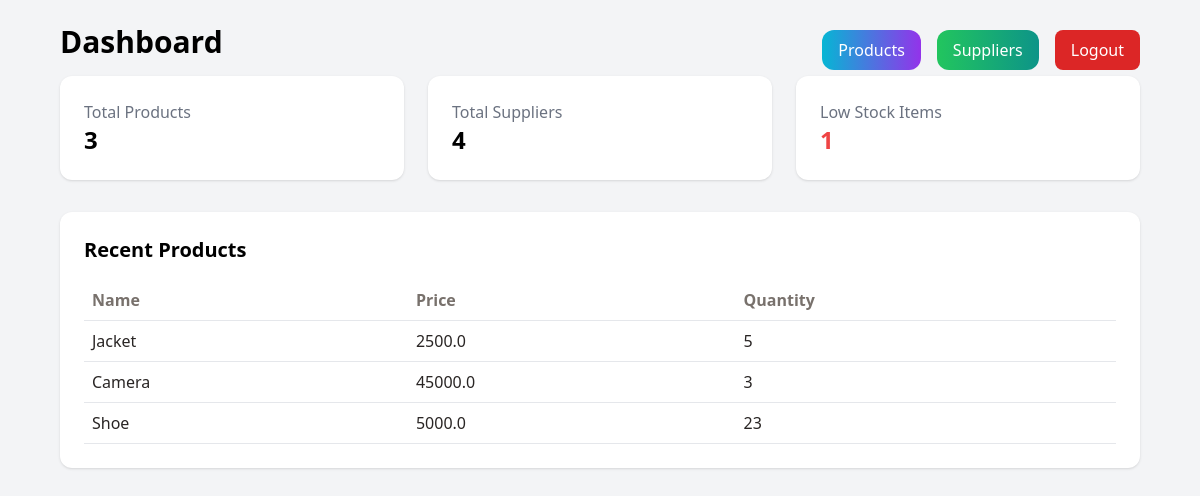
Page /dashboard/ (signed in) on the earlier database version.
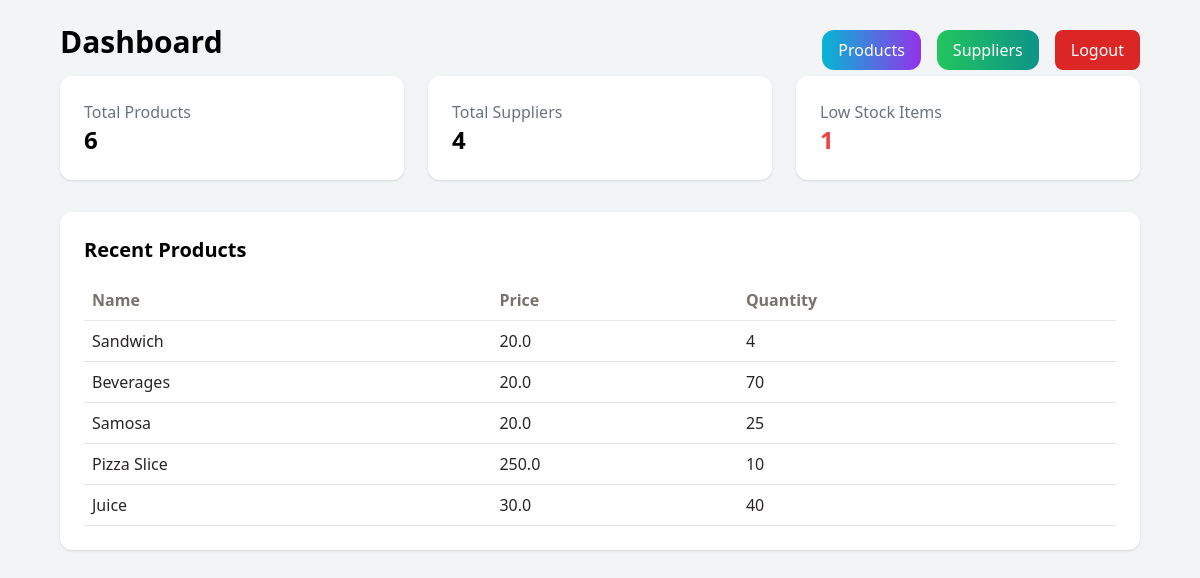
Same page on the later database version.
### accounts/models.py (models this page shows, shortened)
class Product(models.Model):
    name = models.CharField(max_length=100)
    price = models.FloatField()
    quantity = models.IntegerField()
    image = models.ImageField(upload_to='products/', blank=True, null=True)
    supplier = models.ForeignKey(Supplier, on_delete=models.CASCADE, null=True, blank=True)
    created_at = models.DateTimeField(auto_now_add=True)

### accounts/views.py (the view)
# urls.py: path('dashboard/', views.dashboard, name='dashboard'),
@login_required
def dashboard(request):
    total_products = Product.objects.count()
    total_suppliers = Supplier.objects.count()
    low_stock = Product.objects.filter(quantity__lt=5).count()
    recent_products = Product.objects.order_by('-created_at')[:5]
    context = {
        'total_products': total_products,
        'total_suppliers': total_suppliers,
        'low_stock': low_stock,
        'recent_products': recent_products
    }
    return render(request, 'dashboard.html', context)

### templates/dashboard.html (shortened to what this page needs)
<!DOCTYPE html>
<html lang="en">
<head>
    <script src="https://cdn.tailwindcss.com"></script>
</head>
<body class="bg-gray-100">
    <div class="p-6 mx-9">
        <div class="flex justify-between">
            <h1 class="text-3xl font-bold mb-4">Dashboard</h1>
            <div class="flex gap-4 items-center">
                <a href="{% url 'product_list' %}"
                    class="bg-gradient-to-r from-cyan-500 to-purple-600 text-white px-4 py-2 rounded-xl hover:bg-blue-600">
                    Products
                </a>
                <a href="{% url 'supplier_list' %}"
                    class="bg-gradient-to-r from-green-500 to-teal-600 text-white px-4 py-2 rounded-xl">
                    Suppliers
                </a>
                <a href="{% url 'logout' %}" class="text-white bg-red-600 hover:bg-red-700 rounded-lg h-fit py-2 px-4">Logout</a>
            </div>
        </div>
        <div class="grid grid-cols-1 md:grid-cols-3 gap-6">
            <div class="bg-white p-6 rounded-xl shadow">
                <h2 class="text-gray-500">Total Products</h2>
                <p class="text-2xl font-bold">{{ total_products }}</p>
            </div>
            <div class="bg-white p-6 rounded-xl shadow">
                <h2 class="text-gray-500">Total Suppliers</h2>
                <p class="text-2xl font-bold">{{ total_suppliers }}</p>
            </div>
            <div class="bg-white p-6 rounded-xl shadow">
                <h2 class="text-gray-500">Low Stock Items</h2>
                <p class="text-2xl font-bold text-red-500">{{ low_stock }}</p>
            </div>
        </div>
        <div class="mt-8 bg-white p-6 rounded-xl shadow">
            <h2 class="text-xl font-bold mb-4">Recent Products</h2>
            <table class="w-full text-left">
                <thead>
                    <tr class="border-b text-stone-500">
                        <th class="p-2">Name</th>
                        <th class="p-2">Price</th>
                        <th class="p-2">Quantity</th>
                    </tr>
                </thead>
                <tbody>
                    {% for product in recent_products %}
                    <tr class="border-b text-stone-800">
                        <td class="p-2">{{ product.name }}</td>
                        <td class="p-2">{{ product.price }}</td>
                        <td class="p-2">{{ product.quantity }}</td>
                    </tr>
                    {% empty %}
                    <tr>
                        <td colspan="3" class="p-2 text-stone-500 text-center">No products yet</td>
                    </tr>
                    {% endfor %}
                </tbody>
            </table>
        </div>
    </div>
</body>
</html>

Differences in the rows shown:
no longer on this page (row edited): Product: name "Shoe", price "5000.0", quantity "23"
added Product: name "Sandwich", price "20.0", quantity "4"
added Product: name "Beverages", price "20.0", quantity "70"
added Product: name "Samosa", price "20.0", quantity "25"
changed Product: name "Jacket" → "Pizza Slice"; price "2500.0" → "250.0"; quantity "5" → "10"
changed Product: name "Camera" → "Juice"; price "45000.0" → "30.0"; quantity "3" → "40"
Other differences:
{{ total_products }}: "3" → "6"
